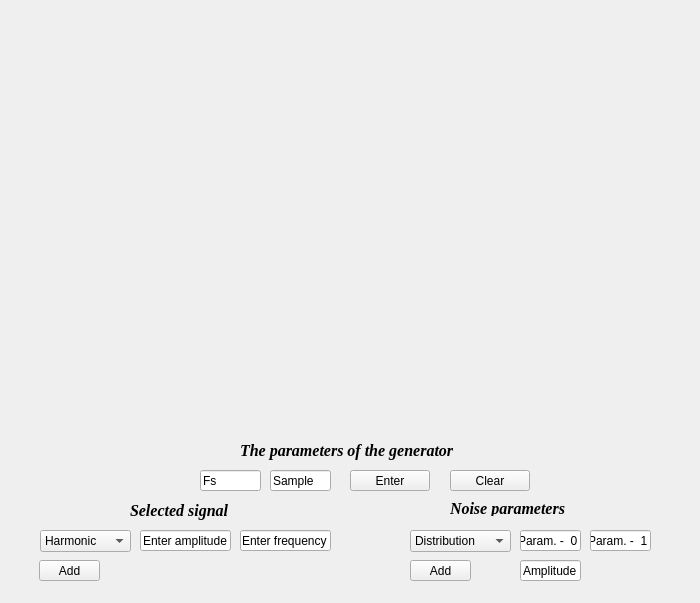
<?xml version="1.0" encoding="UTF-8"?>
<ui version="4.0">
 <class>MainWindow</class>
 <widget class="QMainWindow" name="MainWindow">
  <property name="geometry">
   <rect>
    <x>0</x>
    <y>0</y>
    <width>700</width>
    <height>603</height>
   </rect>
  </property>
  <property name="windowTitle">
   <string>Generator</string>
  </property>
  <widget class="QWidget" name="centralwidget">
   <widget class="QCustomPlot" name="widget" native="true">
    <property name="geometry">
     <rect>
      <x>10</x>
      <y>10</y>
      <width>671</width>
      <height>421</height>
     </rect>
    </property>
   </widget>
   <widget class="QComboBox" name="comboBox_0">
    <property name="geometry">
     <rect>
      <x>40</x>
      <y>530</y>
      <width>91</width>
      <height>22</height>
     </rect>
    </property>
    <item>
     <property name="text">
      <string>Harmonic</string>
     </property>
    </item>
    <item>
     <property name="text">
      <string>Meander</string>
     </property>
    </item>
    <item>
     <property name="text">
      <string>Triangle</string>
     </property>
    </item>
    <item>
     <property name="text">
      <string>Saw</string>
     </property>
    </item>
    <item>
     <property name="text">
      <string>Single Period</string>
     </property>
    </item>
    <item>
     <property name="text">
      <string>Rectified</string>
     </property>
    </item>
   </widget>
   <widget class="QLabel" name="label_1">
    <property name="geometry">
     <rect>
      <x>130</x>
      <y>500</y>
      <width>111</width>
      <height>21</height>
     </rect>
    </property>
    <property name="font">
     <font>
      <family>Times New Roman</family>
      <pointsize>12</pointsize>
      <weight>75</weight>
      <italic>true</italic>
      <bold>true</bold>
      <stylestrategy>PreferAntialias</stylestrategy>
     </font>
    </property>
    <property name="text">
     <string>Selected signal</string>
    </property>
   </widget>
   <widget class="QLabel" name="label_2">
    <property name="geometry">
     <rect>
      <x>450</x>
      <y>500</y>
      <width>121</width>
      <height>16</height>
     </rect>
    </property>
    <property name="font">
     <font>
      <family>Times New Roman</family>
      <pointsize>12</pointsize>
      <weight>75</weight>
      <italic>true</italic>
      <bold>true</bold>
      <stylestrategy>PreferAntialias</stylestrategy>
     </font>
    </property>
    <property name="text">
     <string>Noise parameters</string>
    </property>
   </widget>
   <widget class="QLineEdit" name="lineEdit_2">
    <property name="geometry">
     <rect>
      <x>140</x>
      <y>530</y>
      <width>91</width>
      <height>21</height>
     </rect>
    </property>
    <property name="text">
     <string>Enter amplitude</string>
    </property>
   </widget>
   <widget class="QLineEdit" name="lineEdit_4">
    <property name="geometry">
     <rect>
      <x>520</x>
      <y>530</y>
      <width>61</width>
      <height>21</height>
     </rect>
    </property>
    <property name="text">
     <string>Param. -  0</string>
    </property>
   </widget>
   <widget class="QLabel" name="label_0">
    <property name="geometry">
     <rect>
      <x>240</x>
      <y>440</y>
      <width>221</width>
      <height>21</height>
     </rect>
    </property>
    <property name="font">
     <font>
      <family>Times New Roman</family>
      <pointsize>12</pointsize>
      <weight>75</weight>
      <italic>true</italic>
      <bold>true</bold>
     </font>
    </property>
    <property name="text">
     <string>The parameters of the generator</string>
    </property>
   </widget>
   <widget class="QLineEdit" name="lineEdit_0">
    <property name="geometry">
     <rect>
      <x>200</x>
      <y>470</y>
      <width>61</width>
      <height>21</height>
     </rect>
    </property>
    <property name="text">
     <string>Fs</string>
    </property>
   </widget>
   <widget class="QLineEdit" name="lineEdit_1">
    <property name="geometry">
     <rect>
      <x>270</x>
      <y>470</y>
      <width>61</width>
      <height>21</height>
     </rect>
    </property>
    <property name="text">
     <string>Sample</string>
    </property>
   </widget>
   <widget class="QPushButton" name="pushButton_0">
    <property name="geometry">
     <rect>
      <x>350</x>
      <y>470</y>
      <width>80</width>
      <height>21</height>
     </rect>
    </property>
    <property name="text">
     <string>Enter</string>
    </property>
   </widget>
   <widget class="QLineEdit" name="lineEdit_3">
    <property name="geometry">
     <rect>
      <x>240</x>
      <y>530</y>
      <width>91</width>
      <height>21</height>
     </rect>
    </property>
    <property name="text">
     <string>Enter frequency</string>
    </property>
   </widget>
   <widget class="QComboBox" name="comboBox_1">
    <property name="geometry">
     <rect>
      <x>410</x>
      <y>530</y>
      <width>101</width>
      <height>22</height>
     </rect>
    </property>
    <item>
     <property name="text">
      <string>Distribution</string>
     </property>
    </item>
    <item>
     <property name="text">
      <string>Uniform</string>
     </property>
    </item>
    <item>
     <property name="text">
      <string>Gaussian</string>
     </property>
    </item>
   </widget>
   <widget class="QLineEdit" name="lineEdit_5">
    <property name="geometry">
     <rect>
      <x>590</x>
      <y>530</y>
      <width>61</width>
      <height>21</height>
     </rect>
    </property>
    <property name="text">
     <string>Param. -  1</string>
    </property>
   </widget>
   <widget class="QLineEdit" name="lineEdit_6">
    <property name="geometry">
     <rect>
      <x>520</x>
      <y>560</y>
      <width>61</width>
      <height>21</height>
     </rect>
    </property>
    <property name="text">
     <string>Amplitude</string>
    </property>
   </widget>
   <widget class="QPushButton" name="pushButton_2">
    <property name="geometry">
     <rect>
      <x>39</x>
      <y>560</y>
      <width>61</width>
      <height>21</height>
     </rect>
    </property>
    <property name="text">
     <string>Add</string>
    </property>
   </widget>
   <widget class="QPushButton" name="pushButton_3">
    <property name="geometry">
     <rect>
      <x>410</x>
      <y>560</y>
      <width>61</width>
      <height>21</height>
     </rect>
    </property>
    <property name="text">
     <string>Add</string>
    </property>
   </widget>
   <widget class="QPushButton" name="pushButton_1">
    <property name="geometry">
     <rect>
      <x>450</x>
      <y>470</y>
      <width>80</width>
      <height>21</height>
     </rect>
    </property>
    <property name="text">
     <string>Clear</string>
    </property>
   </widget>
  </widget>
  <action name="actionHarmonic">
   <property name="text">
    <string>Harmonic</string>
   </property>
  </action>
  <action name="actionMeander">
   <property name="text">
    <string>Meander</string>
   </property>
  </action>
  <action name="actionSaw">
   <property name="text">
    <string>Saw</string>
   </property>
  </action>
  <action name="actionTriangular">
   <property name="text">
    <string>Triangular</string>
   </property>
  </action>
  <action name="actionSingle_period">
   <property name="text">
    <string>Single-period</string>
   </property>
  </action>
  <action name="actionRectified">
   <property name="text">
    <string>Rectified</string>
   </property>
  </action>
  <action name="actionUniform">
   <property name="text">
    <string>Uniform</string>
   </property>
  </action>
  <action name="actionGaussian">
   <property name="text">
    <string>Gaussian</string>
   </property>
  </action>
 </widget>
 <customwidgets>
  <customwidget>
   <class>QCustomPlot</class>
   <extends>QWidget</extends>
   <header>qcustomplot.h</header>
   <container>1</container>
  </customwidget>
 </customwidgets>
 <resources/>
 <connections/>
</ui>
